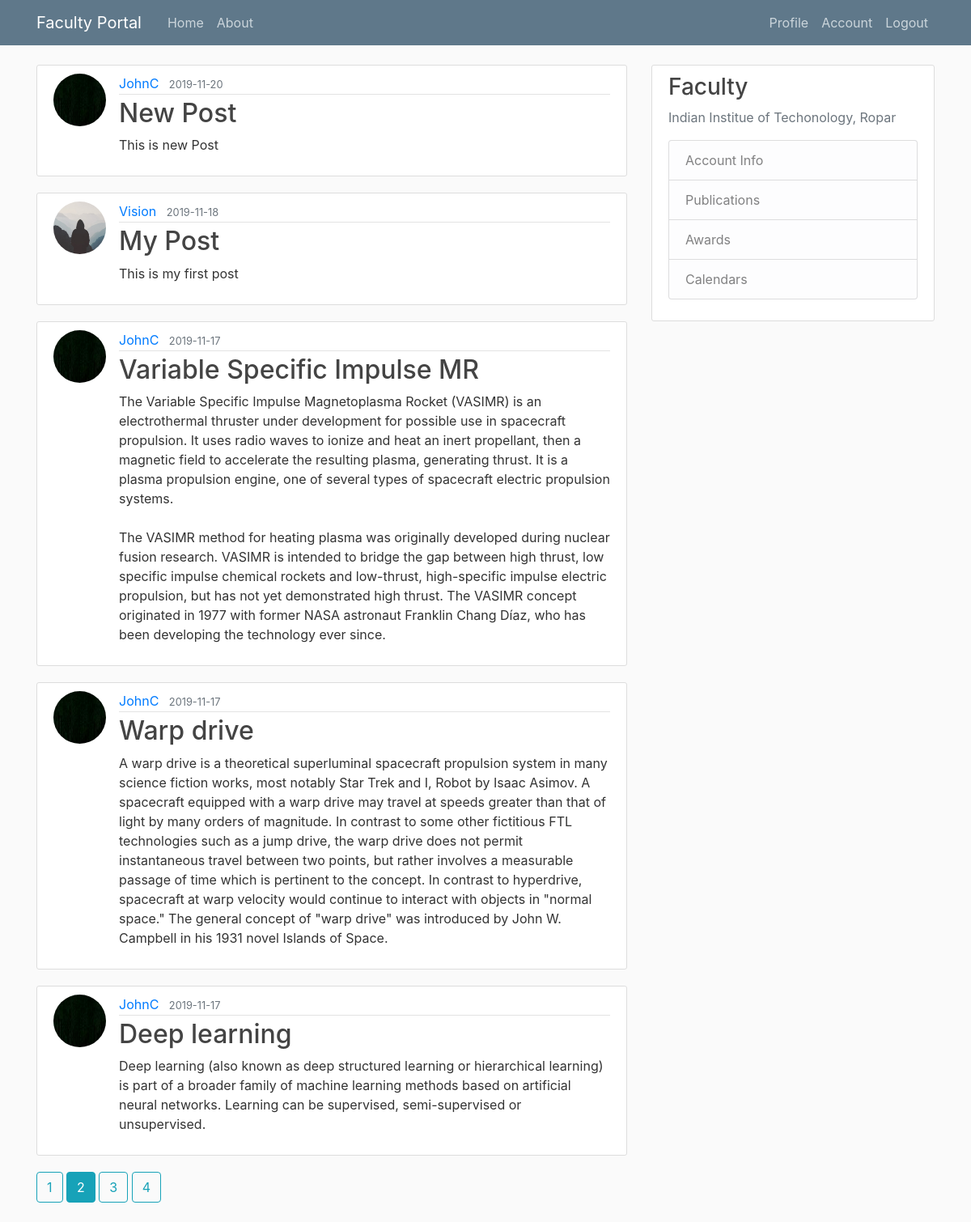
/home?page=2 (signed in), run on the app's committed database.
### facultyportal/models.py (models this page shows, shortened)
class Post(db.Model):
    id = db.Column(db.Integer, primary_key=True)
    title = db.Column(db.String(100), nullable=False)
    date_posted = db.Column(db.DateTime, nullable=False, default=datetime.utcnow)
    content = db.Column(db.Text, nullable=False)
    user_id= db.Column(db.Integer, db.ForeignKey('user.id'), nullable=False)

class User(db.Model, UserMixin):
    id = db.Column(db.Integer, primary_key=True)
    username = db.Column(db.String(20), unique=True, nullable=False)
    email = db.Column(db.String(120), unique=True, nullable=False)
    image_file = db.Column(db.String(20), nullable=False, default='default.jpg')
    password = db.Column(db.String(60), nullable=False)
    posts = db.relationship('Post', backref='author', lazy=True)

### facultyportal/main/routes.py (the view)
@main.route("/")
@main.route("/home")
def home():
    page = request.args.get('page', 1, type=int)
    posts = Post.query.order_by(Post.date_posted.desc()).paginate(page=page, per_page=5)
    return render_template("home.html", posts=posts)

### facultyportal/models.py (called while the page is built)
@login_manager.user_loader
def load_user(user_id):
    return User.query.get(int(user_id))

### facultyportal/templates/home.html
{% extends "layout.html" %}
{% block content %}
{% for post in posts.items %}
<article class="media content-section">
    <img class="rounded-circle article-img" src="{{ url_for('static', filename='profile_pics/' + post.author.image_file) }}">
    <div class="media-body">
        <div class="article-metadata">
            <a class="mr-2" href="{{ url_for('users.user_posts', username=post.author.username) }}">{{ post.author.username }}</a>
            <small class="text-muted">{{ post.date_posted.strftime('%Y-%m-%d') }}</small>
        </div>
        <h2><a class="article-title" href="#">{{ post.title }}</a></h2>
        <p class="article-content">{{ post.content }}</p>
    </div>
</article>
{% endfor %}
{% for page_num in posts.iter_pages(left_edge=1, right_edge=1, left_current=1, right_current=2) %}
    {% if page_num %}
        {% if posts.page == page_num %}
            <a class="btn btn-info mb-4" href="{{ url_for('main.home', page=page_num) }}"> {{ page_num }} </a>
        {% else %}
        <a class="btn btn-outline-info mb-4" href="{{ url_for('main.home', page=page_num) }}"> {{ page_num }} </a>
        {% endif %}
    {% else %}
        ...
    {% endif %}
{% endfor %}
{% endblock content %}

### facultyportal/static/main.css (style rules this page uses)
body { background: #fafafa; color: #333333; margin-top: 5rem; }
h1, h2, h3, h4, h5, h6 { color: #444444; }
.content-section { background: #ffffff; padding: 10px 20px; border: 1px solid #dddddd; border-radius: 3px; margin-bottom: 20px; }
.article-title { color: #444444; }
.article-content { white-space: pre-line; }
.article-img { height: 65px; width: 65px; margin-right: 16px; }
.article-metadata { padding-bottom: 1px; margin-bottom: 4px; border-bottom: 1px solid #e3e3e3 }

### data on the page
Post: image_file (picture), author.username "JohnC", date_posted "2019-11-20", title "New Post", content "This is new Post"
Post: image_file (placeholder picture), author.username "Vision", date_posted "2019-11-18", title "My Post", content "This is my first post"
Post: image_file (picture), author.username "JohnC", date_posted "2019-11-17", title "Variable Specific Impulse MR", content "The Variable Specific Impulse Magnetoplasma Rocket (VASIMR) is an electrothermal thruster under development for possible use in spacecraft propulsion. It uses radio waves to ionize and heat an inert propellant, then a magnetic field to accelerate the resulting plasma, generating thrust. It is a plasma propulsion engine, one of several types of spacecraft electric propulsion systems. The VASIMR method for heating plasma was originally developed during nuclear fusion research. VASIMR is intended to bridge the gap between high thrust, low specific impulse chemical rockets and low-thrust, high-specific impulse electric propulsion, but has not yet demonstrated high thrust. The VASIMR concept…"
Post: image_file (picture), author.username "JohnC", date_posted "2019-11-17", title "Warp drive", content "A warp drive is a theoretical superluminal spacecraft propulsion system in many science fiction works, most notably Star Trek and I, Robot by Isaac Asimov. A spacecraft equipped with a warp drive may travel at speeds greater than that of light by many orders of magnitude. In contrast to some other fictitious FTL technologies such as a jump drive, the warp drive does not permit instantaneous travel between two points, but rather involves a measurable passage of time which is pertinent to the concept. In contrast to hyperdrive, spacecraft at warp velocity would continue to interact with objects in \"normal space.\" The general concept of \"warp drive\" was introduced by John W. Campbell in his…"
Post: image_file (picture), author.username "JohnC", date_posted "2019-11-17", title "Deep learning", content "Deep learning (also known as deep structured learning or hierarchical learning) is part of a broader family of machine learning methods based on artificial neural networks. Learning can be supervised, semi-supervised or unsupervised."

### other printed values
{{ page_num }} "1" "3" "4"
{{ page_num }} "2"
